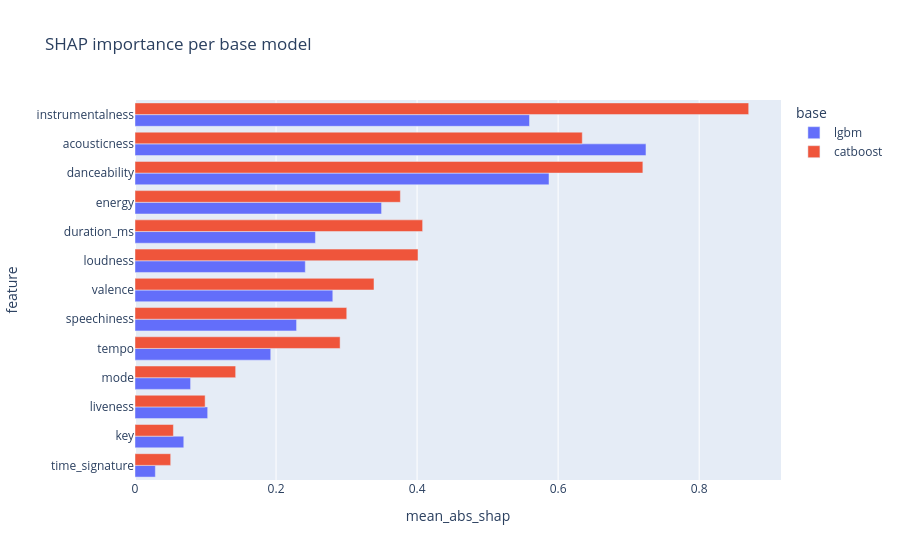

Source (notebook cell):
### Code cell
shap_idx, _ = next(
    StratifiedShuffleSplit(n_splits=1, train_size=1500, random_state=SEED).split(
        X_test, y_test
    )
)
X_shap = X_test.iloc[shap_idx]

rows = []
for name in BASE_NAMES:
    t0 = time.time()
    sv = ensemble.shap_values_base(X_shap, name)
    abs_mean = np.abs(sv).mean(axis=(0, 1))
    for f, v in zip(FEATURES, abs_mean):
        rows.append({"base": name, "feature": f, "mean_abs_shap": float(v)})
    print(f"shap {name}: {time.time() - t0:.1f}s  shape={sv.shape}")

shap_df = pd.DataFrame(rows)
fig = px.bar(
    shap_df,
    x="mean_abs_shap",
    y="feature",
    color="base",
    barmode="group",
    orientation="h",
    title="SHAP importance per base model",
)
fig.update_layout(height=560, yaxis={"categoryorder": "total ascending"})
fig.show()

### Figure 1 — Plotly figure (JSON) as saved in the notebook; plotly's stock layout.template omitted (floating-point values rounded to 4 significant figures)
{"data": [{"alignmentgroup": "True", "hovertemplate": "base=lgbm<br>mean_abs_shap=%{x}<br>feature=%{y}<extra></extra>", "legendgroup": "lgbm", "marker": {"color": "#636efa", "pattern": {"shape": ""}}, "name": "lgbm", "offsetgroup": "lgbm", "orientation": "h", "showlegend": true, "textposition": "auto", "type": "bar", "x": [0.5871, 0.3496, 0.06917, 0.2415, 0.07882, 0.2291, 0.7246, 0.5594, 0.1031, 0.2805, 0.1925, 0.2559, 0.02886], "xaxis": "x", "y": ["danceability", "energy", "key", "loudness", "mode", "speechiness", "acousticness", "instrumentalness", "liveness", "valence", "tempo", "duration_ms", "time_signature"], "yaxis": "y"}, {"alignmentgroup": "True", "hovertemplate": "base=catboost<br>mean_abs_shap=%{x}<br>feature=%{y}<extra></extra>", "legendgroup": "catboost", "marker": {"color": "#EF553B", "pattern": {"shape": ""}}, "name": "catboost", "offsetgroup": "catboost", "orientation": "h", "showlegend": true, "textposition": "auto", "type": "bar", "x": [0.7201, 0.3763, 0.05444, 0.4013, 0.1427, 0.3003, 0.6342, 0.8702, 0.09944, 0.3389, 0.2908, 0.4079, 0.05061], "xaxis": "x", "y": ["danceability", "energy", "key", "loudness", "mode", "speechiness", "acousticness", "instrumentalness", "liveness", "valence", "tempo", "duration_ms", "time_signature"], "yaxis": "y"}], "layout": {"barmode": "group", "height": 560, "legend": {"title": {"text": "base"}, "tracegroupgap": 0}, "title": {"text": "SHAP importance per base model"}, "xaxis": {"anchor": "y", "domain": [0, 1], "title": {"text": "mean_abs_shap"}}, "yaxis": {"anchor": "x", "categoryorder": "total ascending", "domain": [0, 1], "title": {"text": "feature"}}}}
